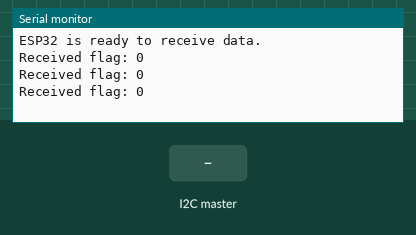
A sketch run on a simulated ESP32. On the bench: the last lines printed to the serial monitor. Inputs (shaded band) come from the test bench.

Above: at 1.2 s.
1.3 s: the I2C master sends the byte 1
At 1.9 s:
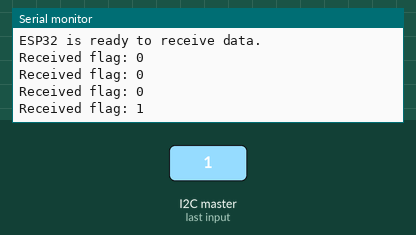
2.8 s: the I2C master sends the byte 2
At 3.4 s:
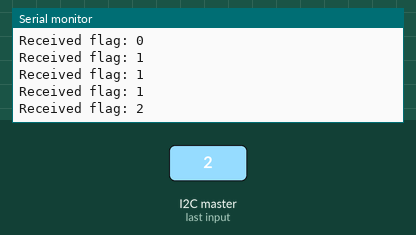
Timing chart, 0 to 5.8 s (numbered marks = the images above; inputs shaded):
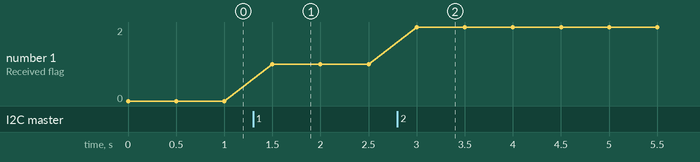

The sketch:

i2c.ino
```cpp
#include <Wire.h>

// Define the I²C address for the ESP32
#define I2C_ADDRESS 0x08

volatile byte flag = 0;  // To store the incoming flag value

// This function will be called when data is received from the master
void receiveEvent(int bytesReceived) {
  while (Wire.available()) {
    flag = Wire.read();  // Read the incoming byte
  }
}

void setup() {
  Serial.begin(115200);
  Wire.begin(I2C_ADDRESS);        // Initialize as I²C slave with address 0x08
  Wire.onReceive(receiveEvent);   // Register receive event callback
  Serial.println("ESP32 is ready to receive data.");
}

void loop() {
  // Process the received flag (e.g., display, toggle an output, etc.)
  Serial.print("Received flag: ");
  Serial.println(flag);
  delay(500);  // Adjust delay as needed
}
```

Measured:
- after the input at 1.3 s, the serial monitor: prints a new line after 0.20 s (image 1)
- after the input at 2.8 s, the serial monitor: prints a new line after 0.20 s (image 2)
- plotted number 1: 0 → 1 after the input at 1.3 s, 1 → 2 after the input at 2.8 s
